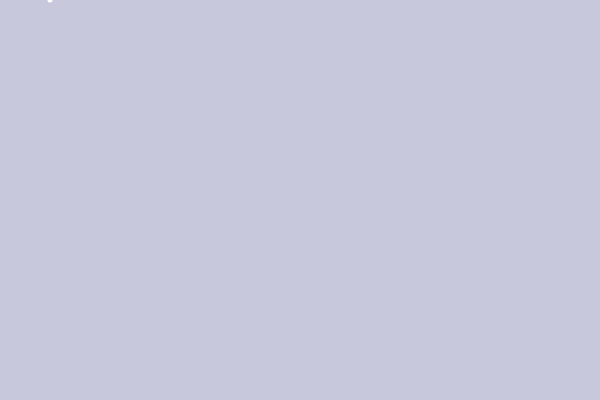
Frame 1 (no input)
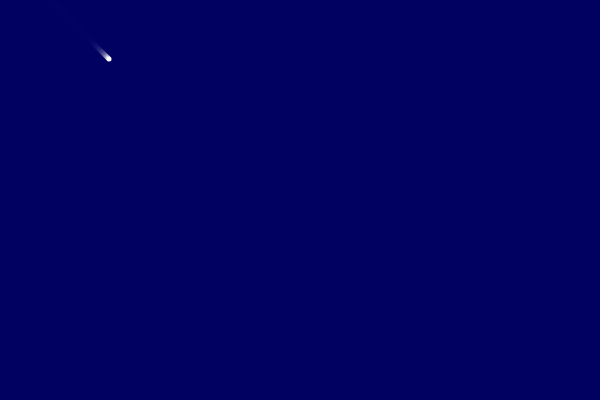
Frame 60 (no input)
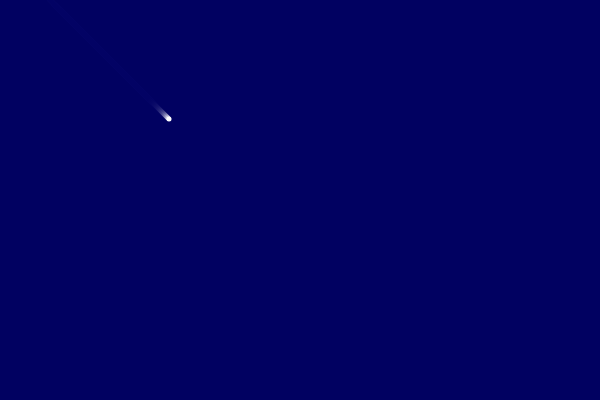
Frame 120 (the mouse pressed at the canvas centre since frame 60)

The p5.js sketch that drew these frames (run headless with seeded random() and noise() and a simulated clock; from frame 60 on, the mouse is pressed at the canvas centre):

// p5.js sketch
// ── sketch.js
// closures. 
// code by Dawn C. Hayes March 2017.

var x = 50;
var y = 0;
var speed = 3;
var diam = 5;
var greeting1;
var greeting2;

function setup() {
  createCanvas(600, 400);
  greeting1 = createP('Howdy!');
  greeting2 = createP('Yo!');

  createGreeting(greeting1, 250);
  createGreeting(greeting2, 2000);

}

function draw() {
  background(0, 0, 100, 55);
  noStroke();
  fill(255);
  ellipse(x, y, diam, diam);
  x++;
  y++;
  
  if (x > 250) {
    noStroke();
    fill(255, 0, 0);
    ellipse(x, y, diam, diam);
  }
}

function createGreeting(elt, wait) {
  var message = ["Wait for it..."];
  setInterval(timeIt, wait);

  function timeIt() {
    elt.html(message);
  }
}
